Frame 1 (no input): blank canvas, image omitted
Frame 60 (the mouse pressed at the canvas centre just before this capture): blank canvas, image omitted
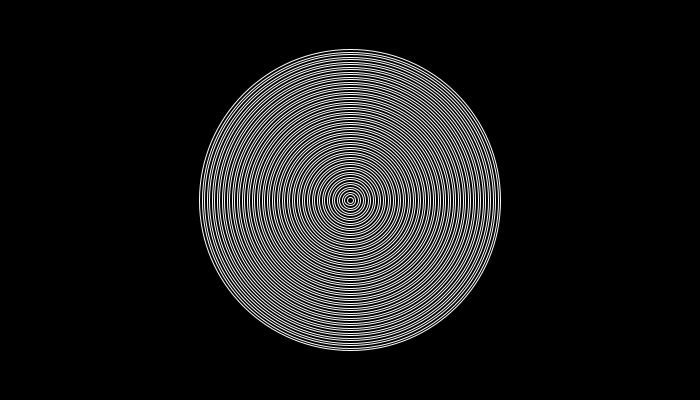
Frame 120 (the mouse held since frame 60 and released just before this capture)

The Processing sketch whose frames 1 and 60 were blank and that drew this single picture after the mouse press (run headless with seeded random() and noise(); from frame 60 on, the mouse is pressed at the canvas centre):

// Processing sketch: d_Random_Circles_Mouse
// ── d_Random_Circles_Mouse.pde
/*
----------------------------------------
PLEASE READ INFO TAB FOR ALL INFORMATION
----------------------------------------
*/



/////////////////////////// GLOBALS ////////////////////////////
int posX, posY;
int distance;
int dia;

/////////////////////////// SETUP ////////////////////////////

void setup() {
  size(700, 400);
  frameRate(10);
  background(0);
  smooth();
  noFill();
}

/////////////////////////// DRAW ////////////////////////////
void draw() {
  ellipse(posX, posY, dia, dia);
  
  // dia+=distance/5; > c'est une manière plus simple d'écrire :
  // dia = dia + distance/5;
  dia+=distance/5;
}

/////////////////////////// FUNCTIONS ////////////////////////////
void mousePressed() {
  stroke(255);
  dia = (int)random(1, 10);
  distance = int(random(10, 80));
  posX = mouseX;
  posY = mouseY;
}

void keyPressed() {
  if (key == DELETE || key == BACKSPACE) {
    background(0);
    dia = 0;
  }
  if (key == 's') {
    save("monImage_####.tiff");
  }
}


// ── INFO.pde
/*

 DESIGNING PROGRAMS 1.0
 AN INTRODUCTORY COURSE FOR DESIGN STUDENTS
 
 IMPLEMENTED BY THE FREE ART BUREAU 2010/11 
 >>> www.freeartbureau.org
 +++++++++++++++++++++++++++ 
 LES BASES : RANDOMNESS
 SKETCH : RANDOM_CIRLCES_MOUSE
 PARENT SKETCH : NONE
 TYPE : STATIQUE
 
 NOTE :

 */
 
 
 /////////////////////////////////////// - END

 
